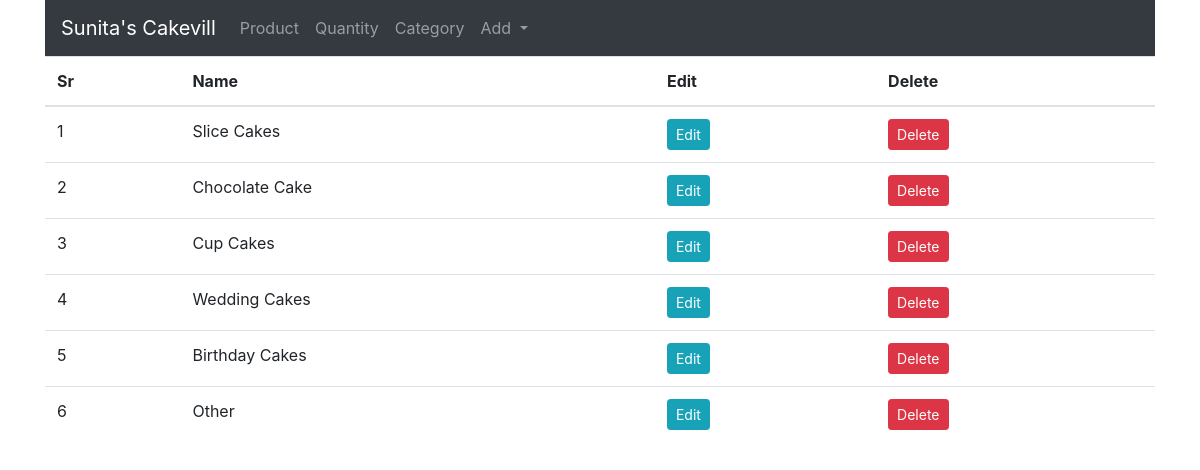
The page /categories on the database its author committed.
### shop/products/models.py (models this page shows, shortened)
class Category(db.Model):
    id = db.Column(db.Integer, primary_key=True,autoincrement=True)
    name = db.Column(db.String(30), unique=True, nullable=False)

### shop/admin/routes.py (the view)
@app.route('/categories')
def categories():
    categories = Category.query.order_by(Category.id.desc()).all()
    return render_template('admin/brand.html',categories=categories)

### shop/templates/admin/brand.html (shortened to what this page needs)
{% extends 'layout.html' %}
{% block content %}
<div class="container">
    <nav class="navbar navbar-expand-lg navbar-dark bg-dark">
        <a class="navbar-brand" href="{{url_for('admin')}}">Sunita's Cakevill</a>
        <div class="collapse navbar-collapse" id="navbarNavDropdown">
          <ul class="navbar-nav">
            <li class="nav-item ">
              <a class="nav-link" href="{{url_for('admin')}}">Product <span class="sr-only">(current)</span></a>
            </li>
            <li class="nav-item">
              <a class="nav-link" href="{{url_for('brands')}}">Quantity</a>
            </li>
            <li class="nav-item">
              <a class="nav-link" href="{{url_for('categories')}}">Category</a>
            </li>
            <li class="nav-item dropdown">
              <a class="nav-link dropdown-toggle" href="#" id="navbarDropdownMenuLink" role="button" data-toggle="dropdown" aria-haspopup="true" aria-expanded="false">
                Add
              </a>
            </li>
          </ul>
        </div>
      </nav>
</div>
<div class="container">
    <table class="table tbale-sm">
        <thead>
            <th>Sr</th>
            <th>Name</th>
            <th>Edit</th>
            <th>Delete</th>
        </thead>
        <tbody>
         {% if brands %}
          {% for brand in brands %}
          <tr>
            <td>{{loop.index}}</td>
            <td>{{ brand.name }}</td>
            <td><a href="{{url_for('updatebrand', id=brand.id)}}" class="btn btn-sm btn-info">Edit</a></td>
            <td><button type="button" class="btn btn-danger btn-sm" data-toggle="modal" data-target="#exampleModal-{{brand.id}}">
              Delete
            </button></td>
          </tr>
<div class="modal fade" id="exampleModal-{{brand.id}}" tabindex="-1" role="dialog" aria-labelledby="exampleModalLabel" aria-hidden="true">
  <div class="modal-dialog" role="document">
    <div class="modal-content">
      <div class="modal-header">
        <h5 class="modal-title" id="exampleModalLabel">{{ brand.name }}</h5>
        <button type="button" class="close" data-dismiss="modal" aria-label="Close">
          <span aria-hidden="true">&times;</span>
        </button>
      </div>
      <div class="modal-body">
        <p class="text-danger">Are you Sure that you want to delete this brand ({{ brand.name }}) </p>
       </div>
       <div class="modal-footer">
        <button type="button" class="btn btn-secondary" data-dismiss="modal">Cancel</button>
        <form action="{{url_for('deletebrand',id=brand.id)}}" method="post">
          <button type="submit" class="btn btn-danger">Delete</button>
        </form>
      </div>
    </div>
  </div>
</div>
          {% endfor %}
          {% else %}
          {% for category in categories %}
          <tr>
            <td>{{loop.index}}</td>
            <td>{{ category.name }}</td>
            <td> <a href="{{url_for('updatecat', id=category.id)}}" class="btn btn-sm btn-info">Edit</a></td>
            <td><button type="button" class="btn btn-danger btn-sm" data-toggle="modal" data-target="#exampleModal-{{category.id}}">
              Delete
            </button></td>
          </tr>
          {% endfor %}
          {% endif %}
        </tbody>
    </table>
</div>
{% endblock content %}

### rows shown on the page
Category: name "Slice Cakes"
Category: name "Chocolate Cake"
Category: name "Cup Cakes"
Category: name "Wedding Cakes"
Category: name "Birthday Cakes"
Category: name "Other"
